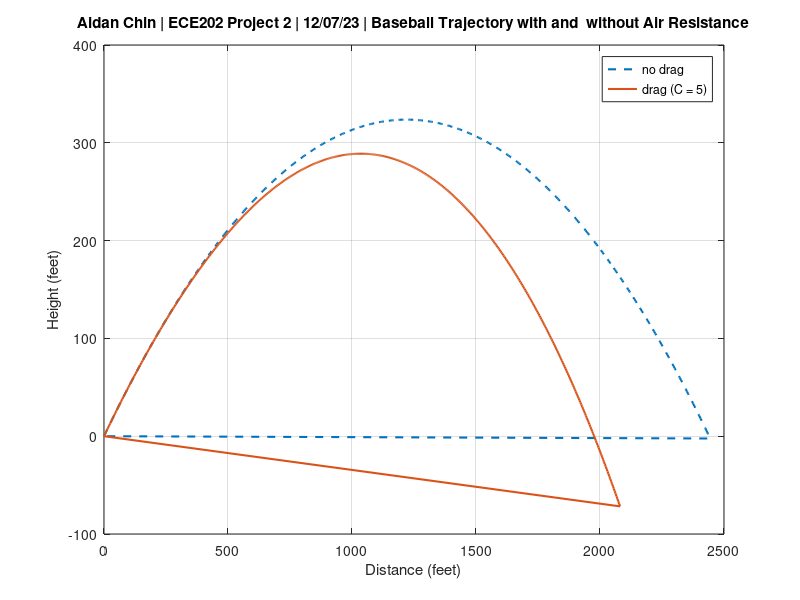

Recreate this plot in MATLAB. (Note: this script raises an error after producing the figure.)
%Aidan Chin
%Project 2
%11/14/23


% initialize

clear
clc

% Constants

g = 32.2; % acceleration of gravity in ft/s^2
theta = deg2rad(28); % launch angle in radians
vE = 116 * 5280 / 3600; % exit velocity in ft/s (converted from mph)
aToF = 5.3; % time of flight in seconds
baseballmass = 0.145; % mass of a baseball in kg
rho_air = .00238; % air density in slugs/ft^3
C = input("Enter drag coefficient (e.g. .38): ");

baseballr = .06035; %radius of baseball in ft
baseballa = pi * baseballr^2; %cross sectional area of baseball

% Initial conditions
x0 = 0; y0 = 0; % initial position
vx0 = vE * cos(theta); % initial x-component of velocity
vy0 = vE * sin(theta); % initial y-component of velocity

% Time settings
dt = 0.01; % time step
tmax = aToF; % maximum time
tval = 0:dt:tmax; % array of time values

% Initialize arrays to store results
%no drag
x = zeros(size(tval)); 
y = zeros(size(tval));
%drag
xdrag = zeros(size(tval));
ydrag = zeros(size(tval));

% Initial conditions
%no drag
x(1) = x0;
y(1) = y0;
vx = vx0;
vy = vy0;
%drag
xdrag(1) = x0;
ydrag(1) = y0;
vxdrag = vx0;
vydrag = vy0;

% Numerical computation using Euler's method with and without drag
for i = 2:length(tval)
    % Acceleration components
    % no drag
    ax = 0; % no acceleration in x-direction
    ay = -g; % acceleration due to gravity in y-direction
    % drag
    vdrag = sqrt(vxdrag^2 + vydrag^2);
    axdrag = -.5 * C * rho_air * baseballa * vdrag * vxdrag / baseballmass;
    aydrag = -g - .5 * C * rho_air * baseballa * vdrag * vydrag / baseballmass;

    % Update velocities and positions using Euler's method
    %no drag
    vx = vx + ax * dt;
    vy = vy + ay * dt;
    x(i) = x(i - 1) + vx * dt;
    y(i) = y(i - 1) + vy * dt;
    %drag
    vxdrag = vxdrag + axdrag * dt;
    vydrag = vydrag + aydrag * dt;
    xdrag(i) = xdrag(i - 1) + vxdrag * dt;
    ydrag(i) = ydrag(i - 1) + vydrag * dt;
    % Check for the end of the trajectory
    if y(i) < 0
        %get info
        flighttime = tval(i);
        ymax = max(ydrag);
        range = xdrag(i);
        Vfinal = sqrt(vxdrag^2 + vydrag^2);
        break;
    end
end

% convert units to feet
x = x * 3.28084;
y = y * 3.28084;
xdrag = xdrag * 3.28084;
ydrag = ydrag * 3.28084;

%check function

check_x = abs(x(end) - (vx0 * tval(end)));
check_y = abs(y(end) - (y0 + vy0 * tval(end) - 0.5 * g * tval(end)^2));

disp(['max difference in x (with drag): ', num2str(check_x)])
disp(['max difference in y (with drag): ', num2str(check_y)])

% final stats
disp(['Time of Flight: ', num2str(flighttime), ' seconds']);

%flight time is identical

disp(['Maximum Height: ', num2str(ymax), ' feet']);
disp(['Range: ', num2str(range), ' feet']);
disp(['Final Speed: ', num2str(Vfinal), ' ft/s']);



% Compute percent errors
known_range = 463; % known range from mlb.statcast
percent_error_range = ((range - known_range) / known_range) * 100;

known_ymax = 100; % known max height from mlb.statcast
percent_error_ymax = ((ymax - known_ymax) / known_ymax) * 100;

disp(['Percent Error in Range: ', num2str(percent_error_range), '%']);
disp(['Percent Error in Max Height: ', num2str(percent_error_ymax), '%']);


%Calculate initial kinetic energy
initial_speed = vE; % Assuming the initial speed is the
% exit velocity
KE_initial = 0.5 * baseballmass * initial_speed^2;

% Calculate final kinetic energy (after the FOR loop)
final_speed = sqrt(vxdrag(end)^2 + vydrag(end)^2);
KE_final = 0.5 * baseballmass * final_speed^2;

% Calculate energy lost
delta_KE = KE_initial - KE_final;

% Display the results
disp(['Initial Kinetic Energy: ', num2str(KE_initial), ' J']);
disp(['Final Kinetic Energy: ', num2str(KE_final), ' J']);
disp(['Energy Lost: ', num2str(delta_KE), ' J']);

% Plot trajectories
figure;
plot(x, y, '--','LineWidth', 1.5, 'DisplayName', 'no drag');
hold on;
plot(xdrag, ydrag, '-', 'LineWidth', 1.5, 'DisplayName', 'drag');
title(['Aidan Chin | ECE202 Project 2 | 12/07/23 |' ...
    ' Baseball Trajectory with and  without Air Resistance']);
xlabel('Distance (feet)');
ylabel('Height (feet)');
legend('no drag', ['drag (C = ' num2str(C) ')'], 'Location', 'Best');
grid on;
ax = gca;
ax.GridAlpha = .4;
ax.MinorGridAlpha = .5;

% save to excel

% create a matrix of data
dataMatrix = [tval',xdrag', ydrag'];

% export the data to a CSV
filename = 'baseball_trajectory_data.csv';
writematrix(dataMatrix, filename);

% display filename
disp(['Data exported to ' filename]);

